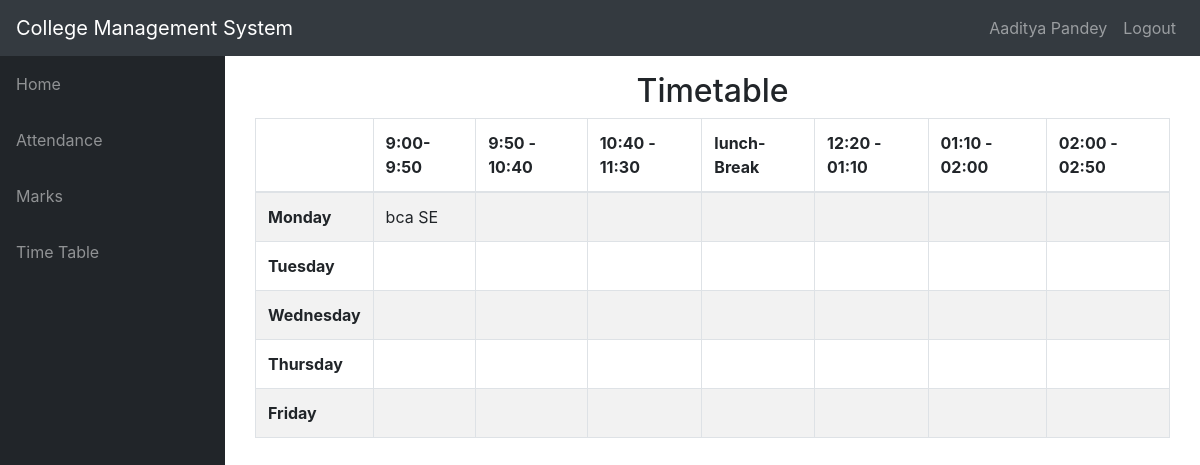
Page /teacher/t3/t_timetable/ (signed in) on the committed database.
### info/models.py (models this page shows, shortened)
class User(AbstractUser):
    @property
    def is_student(self):
        if hasattr(self, 'student'):
            return True
        return False

class Student(models.Model):
    user = models.OneToOneField(User, on_delete=models.CASCADE, null=True)
    class_id = models.ForeignKey(Class, on_delete=models.CASCADE, default=1)
    USN = models.CharField(primary_key='True', max_length=100)
    name = models.CharField(max_length=200)
    sex = models.CharField(max_length=50, choices=sex_choice, default='Male')
    DOB = models.DateField(default='1998-01-01')

class AssignTime(models.Model):
    assign = models.ForeignKey(Assign, on_delete=models.CASCADE)
    period = models.CharField(max_length=50, choices=time_slots, default='9:00 - 9:50')
    day = models.CharField(max_length=15, choices=DAYS_OF_WEEK)

class Assign(models.Model):
    class_id = models.ForeignKey(Class, on_delete=models.CASCADE)
    course = models.ForeignKey(Course, on_delete=models.CASCADE)
    teacher = models.ForeignKey(Teacher, on_delete=models.CASCADE)
    class Meta:
        unique_together = (('course', 'class_id', 'teacher'),)

class Course(models.Model):
    dept = models.ForeignKey(Dept, on_delete=models.CASCADE)
    id = models.CharField(primary_key='True', max_length=50)
    name = models.CharField(max_length=50)
    shortname = models.CharField(max_length=50, default='X')

### info/views.py (the view)
# urls.py: path('teacher/<slug:teacher_id>/t_timetable/', views.t_timetable, name='t_timetable'),
@login_required(login_url='login')
def t_timetable(request, teacher_id):
    asst = AssignTime.objects.filter(assign__teacher_id=teacher_id)
    class_matrix = [[True for i in range(8)] for j in range(5)]
    for i, d in enumerate(DAYS_OF_WEEK[:5]):
        t = 0
        for j in range(6):
            if j == 0:
                class_matrix[i][0] = d[0]
                continue
            if j == 4 or j == 8:
                continue
            try:
                a = asst.get(period=time_slots[t][0], day=d[0])
                class_matrix[i][j] = a
            except AssignTime.DoesNotExist:
                pass
            t += 1
    context = {
        'class_matrix': class_matrix,
    }
    return render(request, 'info/t_timetable.html', context)

### info/templates/info/t_timetable.html
{% extends 'info/base.html' %}
    {% block content %}
    <div class="container">
        <div class="container">
            <div class="row">
                <div class="col-md-12">
                    <h2 class="text-center">
                        Timetable
                    </h2>
                </div>
                <div id="no-more-tables">
                     <div class="table-responsive">
                        <table class="col-sm-12 table table-bordered table-striped table- cf " id="dataTable" width="100%" cellspacing="0">
                            <thead class="cf">
                                <tr>
                                    <th>      </th>
                                    <th>9:00- 9:50</th>
                                    <th>9:50 - 10:40</th>
                                    <th>10:40 - 11:30</th>
                                    <th>lunch-Break</th>
                                    <th>12:20 - 01:10</th>
                                    <th>01:10 - 02:00</th>
                                    <th>02:00 - 02:50</th>
                                </tr>
                            </thead>
                            <tbody>
                                {% for i in class_matrix %}
                                <tr>
                                    {% for j in i %}
                                        {% if forloop.counter == 1%}
                                            <td><b>{{ j }}</b></td>
                                        {% elif j == True %}
                                            <td></td>
                                        {% else %}
                                            <td>{{ j.assign.class_id_id }} {{ j.assign.course.shortname }}</td>
                                        {% endif %}
                                    {% endfor %}
                                </tr>
                                {% endfor %}
                            </tbody>
                        </table>
                     </div>
                </div>
            </div>
        </div>
    </div>
    {% endblock %}

### info/templates/info/base.html (shortened to what this page needs)
<!DOCTYPE html>
<html lang="en">
<head>
    {% load static %}
    <link href="{% static 'info/bootstrap/vendor/bootstrap/css/bootstrap.min.css' %}" rel="stylesheet">
    <link href="{% static 'info/bootstrap/vendor/fontawesome-free/css/all.min.css' %}" rel="stylesheet" type="text/css">
    <link href="{% static 'info/bootstrap/vendor/datatables/dataTables.bootstrap4.css' %}" rel="stylesheet">
    <link href="{% static 'info/bootstrap/css/sb-admin.css' %}" rel="stylesheet">
</head>
<body id="page-top">
    <nav class="navbar navbar-expand-lg navbar-dark bg-dark static-top">
        <a class="navbar-brand mr-1" href="{% url 'index' %}">College Management System</a>
        <div class="collapse navbar-collapse" id="navbarResponsive">
            <ul class="navbar-nav ml-auto">
                <li class="nav-item">
                    {% if request.user.is_student %}
                        <a class="nav-link text-capitalize">{{ request.user.student.name }}</a>
                    {% elif request.user.is_teacher %}
                        <a class="nav-link text-capitalize">{{ request.user.teacher.name }}</a>
                    {% endif %}
                </li>
                <li class="nav-item">
                    <a class="nav-link" href="{% url 'logout' %}" data-toggle="modal" data-target="#logoutModal">Logout</a>
                </li>
            </ul>
        </div>
    </nav>
    <div id="wrapper">
        <ul class="sidebar navbar-nav">
            <li class="nav-item">
                <a class="nav-link" href="{% url 'index' %}"><span>Home</span></a>
            </li>
            {% if request.user.is_student %}
                <li class="nav-item">
                    <a class="nav-link" href="{% url 'attendance' request.user.student.USN %}"><span>Attendance</span></a>
                </li>
                <li class="nav-item">
                    <a class="nav-link" href="{% url 'marks_list' request.user.student.USN %}"><span>Marks</span></a>
                </li>
                <li class="nav-item">
                    <a class="nav-link" href="{% url 'timetable' request.user.student.class_id_id %}"><span>Time Table</span></a>
                </li>
            {% endif %}
        </ul>
        <div id="content-wrapper">
            <div class="container-fluid">
                {% block content %}{% endblock %}
            </div>
        </div>
    </div>
</body>
</html>

### rows in the picture
User: user.student.name "Aaditya Pandey"
AssignTime: i "Monday", assign.class_id_id "bca", assign.course.shortname "SE"

### other values in the picture
{{ j }} "Tuesday" "Wednesday" "Thursday" "Friday"
